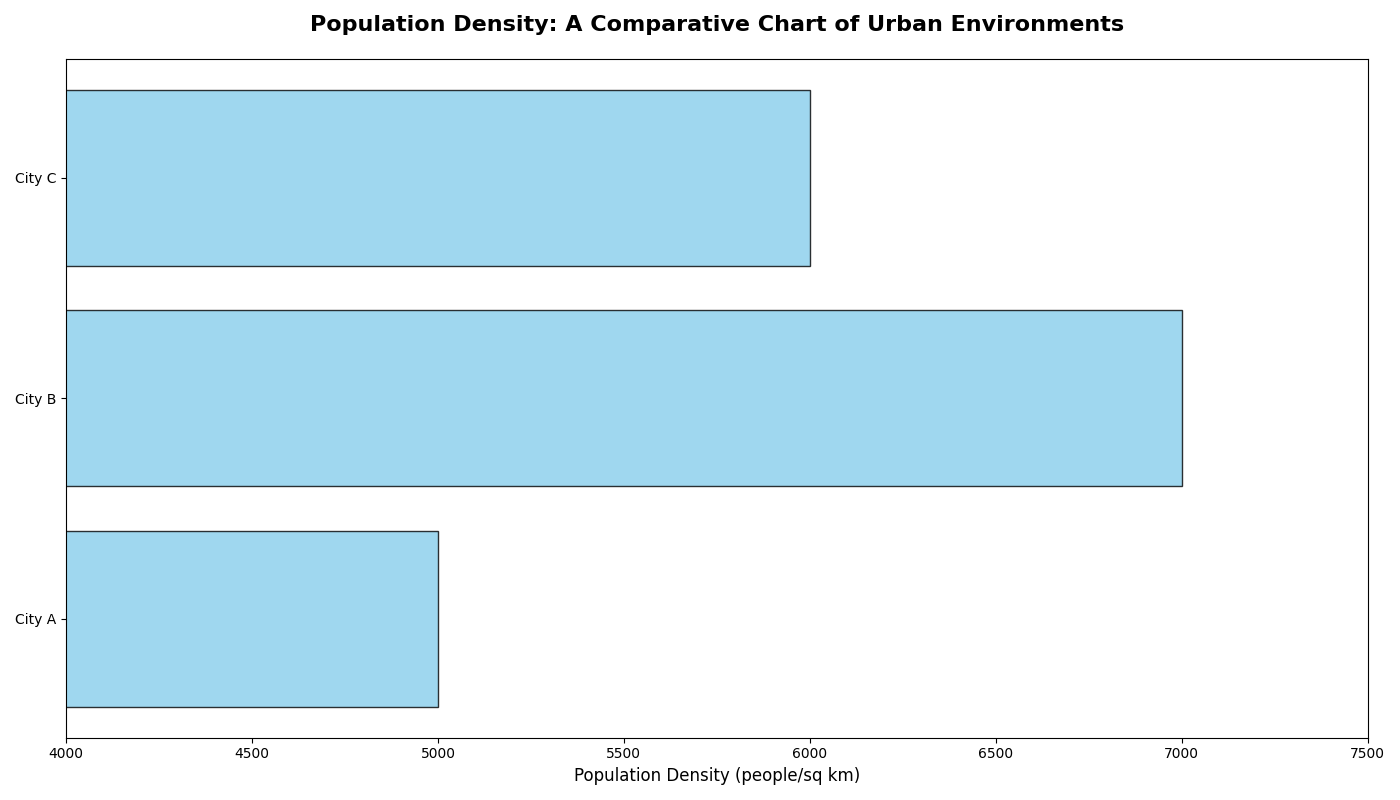

Generate this figure with Python:
import matplotlib.pyplot as plt
import numpy as np

# Data for cities
cities = ['City A', 'City B', 'City C']
population_density = [5000, 7000, 6000]

fig, ax = plt.subplots(figsize=(14, 8))

# Plotting horizontal density bar plot
ax.barh(cities, population_density, color='skyblue', edgecolor='black', alpha=0.8)

ax.set_title("Population Density: A Comparative Chart of Urban Environments", fontsize=16, fontweight='bold', pad=20)
ax.set_xlabel('Population Density (people/sq km)', fontsize=12)

plt.xlim(4000, 7500)

plt.tight_layout()
plt.show()
